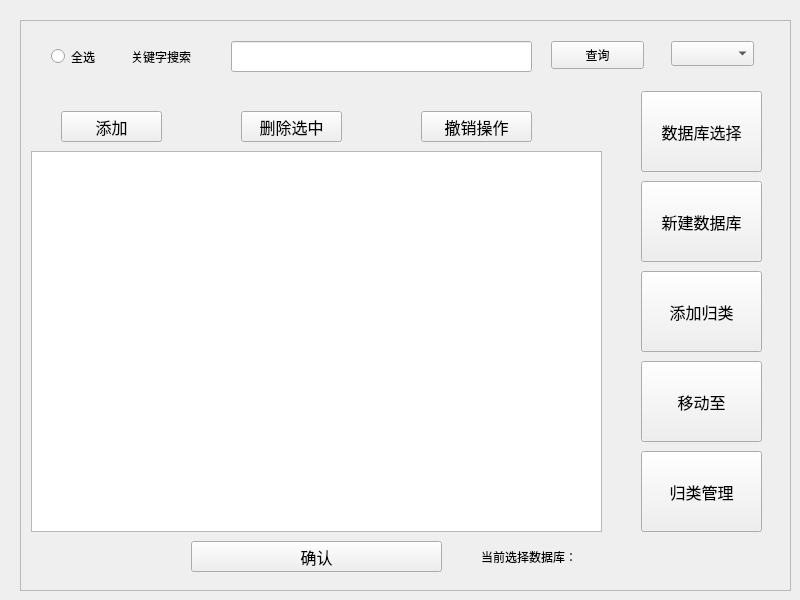
<?xml version="1.0" encoding="UTF-8"?>
<ui version="4.0">
 <class>dataloader</class>
 <widget class="QWidget" name="dataloader">
  <property name="geometry">
   <rect>
    <x>0</x>
    <y>0</y>
    <width>800</width>
    <height>600</height>
   </rect>
  </property>
  <property name="windowTitle">
   <string>dataloader</string>
  </property>
  <widget class="QScrollArea" name="scrollArea">
   <property name="geometry">
    <rect>
     <x>20</x>
     <y>20</y>
     <width>771</width>
     <height>571</height>
    </rect>
   </property>
   <property name="widgetResizable">
    <bool>true</bool>
   </property>
   <widget class="QWidget" name="scrollAreaWidgetContents">
    <property name="geometry">
     <rect>
      <x>0</x>
      <y>0</y>
      <width>769</width>
      <height>569</height>
     </rect>
    </property>
    <widget class="QPushButton" name="pushButton_4">
     <property name="geometry">
      <rect>
       <x>400</x>
       <y>90</y>
       <width>111</width>
       <height>31</height>
      </rect>
     </property>
     <property name="font">
      <font>
       <pointsize>12</pointsize>
      </font>
     </property>
     <property name="text">
      <string>撤销操作</string>
     </property>
    </widget>
    <widget class="QTableWidget" name="tableWidget">
     <property name="geometry">
      <rect>
       <x>10</x>
       <y>130</y>
       <width>571</width>
       <height>381</height>
      </rect>
     </property>
     <property name="editTriggers">
      <set>QAbstractItemView::EditTrigger::AllEditTriggers</set>
     </property>
    </widget>
    <widget class="QRadioButton" name="radioButton">
     <property name="geometry">
      <rect>
       <x>30</x>
       <y>20</y>
       <width>71</width>
       <height>31</height>
      </rect>
     </property>
     <property name="text">
      <string>全选</string>
     </property>
    </widget>
    <widget class="QLabel" name="label_3">
     <property name="geometry">
      <rect>
       <x>110</x>
       <y>20</y>
       <width>91</width>
       <height>31</height>
      </rect>
     </property>
     <property name="font">
      <font>
       <pointsize>9</pointsize>
      </font>
     </property>
     <property name="text">
      <string>关键字搜索</string>
     </property>
    </widget>
    <widget class="QLineEdit" name="lineEdit">
     <property name="geometry">
      <rect>
       <x>210</x>
       <y>20</y>
       <width>301</width>
       <height>31</height>
      </rect>
     </property>
    </widget>
    <widget class="QPushButton" name="pushButton_5">
     <property name="geometry">
      <rect>
       <x>530</x>
       <y>20</y>
       <width>93</width>
       <height>28</height>
      </rect>
     </property>
     <property name="text">
      <string>查询</string>
     </property>
    </widget>
    <widget class="QComboBox" name="comboBox">
     <property name="geometry">
      <rect>
       <x>650</x>
       <y>20</y>
       <width>83</width>
       <height>25</height>
      </rect>
     </property>
    </widget>
    <widget class="QPushButton" name="pushButton">
     <property name="geometry">
      <rect>
       <x>620</x>
       <y>70</y>
       <width>121</width>
       <height>81</height>
      </rect>
     </property>
     <property name="font">
      <font>
       <pointsize>12</pointsize>
      </font>
     </property>
     <property name="text">
      <string>数据库选择</string>
     </property>
    </widget>
    <widget class="QPushButton" name="pushButton_2">
     <property name="geometry">
      <rect>
       <x>620</x>
       <y>160</y>
       <width>121</width>
       <height>81</height>
      </rect>
     </property>
     <property name="font">
      <font>
       <pointsize>12</pointsize>
      </font>
     </property>
     <property name="text">
      <string>新建数据库</string>
     </property>
    </widget>
    <widget class="QPushButton" name="pushButton_6">
     <property name="geometry">
      <rect>
       <x>620</x>
       <y>250</y>
       <width>121</width>
       <height>81</height>
      </rect>
     </property>
     <property name="font">
      <font>
       <pointsize>12</pointsize>
       <kerning>true</kerning>
      </font>
     </property>
     <property name="acceptDrops">
      <bool>false</bool>
     </property>
     <property name="layoutDirection">
      <enum>Qt::LayoutDirection::LeftToRight</enum>
     </property>
     <property name="autoFillBackground">
      <bool>false</bool>
     </property>
     <property name="text">
      <string>添加归类</string>
     </property>
    </widget>
    <widget class="QPushButton" name="pushButton_3">
     <property name="geometry">
      <rect>
       <x>170</x>
       <y>520</y>
       <width>251</width>
       <height>31</height>
      </rect>
     </property>
     <property name="font">
      <font>
       <pointsize>12</pointsize>
      </font>
     </property>
     <property name="text">
      <string>确认</string>
     </property>
    </widget>
    <widget class="QPushButton" name="pushButton_7">
     <property name="geometry">
      <rect>
       <x>220</x>
       <y>90</y>
       <width>101</width>
       <height>31</height>
      </rect>
     </property>
     <property name="font">
      <font>
       <pointsize>12</pointsize>
      </font>
     </property>
     <property name="text">
      <string>删除选中</string>
     </property>
    </widget>
    <widget class="QPushButton" name="pushButton_8">
     <property name="geometry">
      <rect>
       <x>40</x>
       <y>90</y>
       <width>101</width>
       <height>31</height>
      </rect>
     </property>
     <property name="font">
      <font>
       <pointsize>12</pointsize>
      </font>
     </property>
     <property name="text">
      <string>添加</string>
     </property>
    </widget>
    <widget class="QPushButton" name="pushButton_9">
     <property name="geometry">
      <rect>
       <x>620</x>
       <y>340</y>
       <width>121</width>
       <height>81</height>
      </rect>
     </property>
     <property name="font">
      <font>
       <pointsize>12</pointsize>
       <kerning>true</kerning>
      </font>
     </property>
     <property name="acceptDrops">
      <bool>false</bool>
     </property>
     <property name="layoutDirection">
      <enum>Qt::LayoutDirection::LeftToRight</enum>
     </property>
     <property name="autoFillBackground">
      <bool>false</bool>
     </property>
     <property name="text">
      <string>移动至</string>
     </property>
    </widget>
    <widget class="QPushButton" name="pushButton_10">
     <property name="geometry">
      <rect>
       <x>620</x>
       <y>430</y>
       <width>121</width>
       <height>81</height>
      </rect>
     </property>
     <property name="font">
      <font>
       <pointsize>12</pointsize>
       <kerning>true</kerning>
      </font>
     </property>
     <property name="acceptDrops">
      <bool>false</bool>
     </property>
     <property name="layoutDirection">
      <enum>Qt::LayoutDirection::LeftToRight</enum>
     </property>
     <property name="autoFillBackground">
      <bool>false</bool>
     </property>
     <property name="text">
      <string>归类管理</string>
     </property>
    </widget>
    <widget class="QLabel" name="label">
     <property name="geometry">
      <rect>
       <x>460</x>
       <y>520</y>
       <width>121</width>
       <height>31</height>
      </rect>
     </property>
     <property name="text">
      <string>当前选择数据库：</string>
     </property>
    </widget>
   </widget>
  </widget>
 </widget>
 <resources/>
 <connections/>
</ui>
